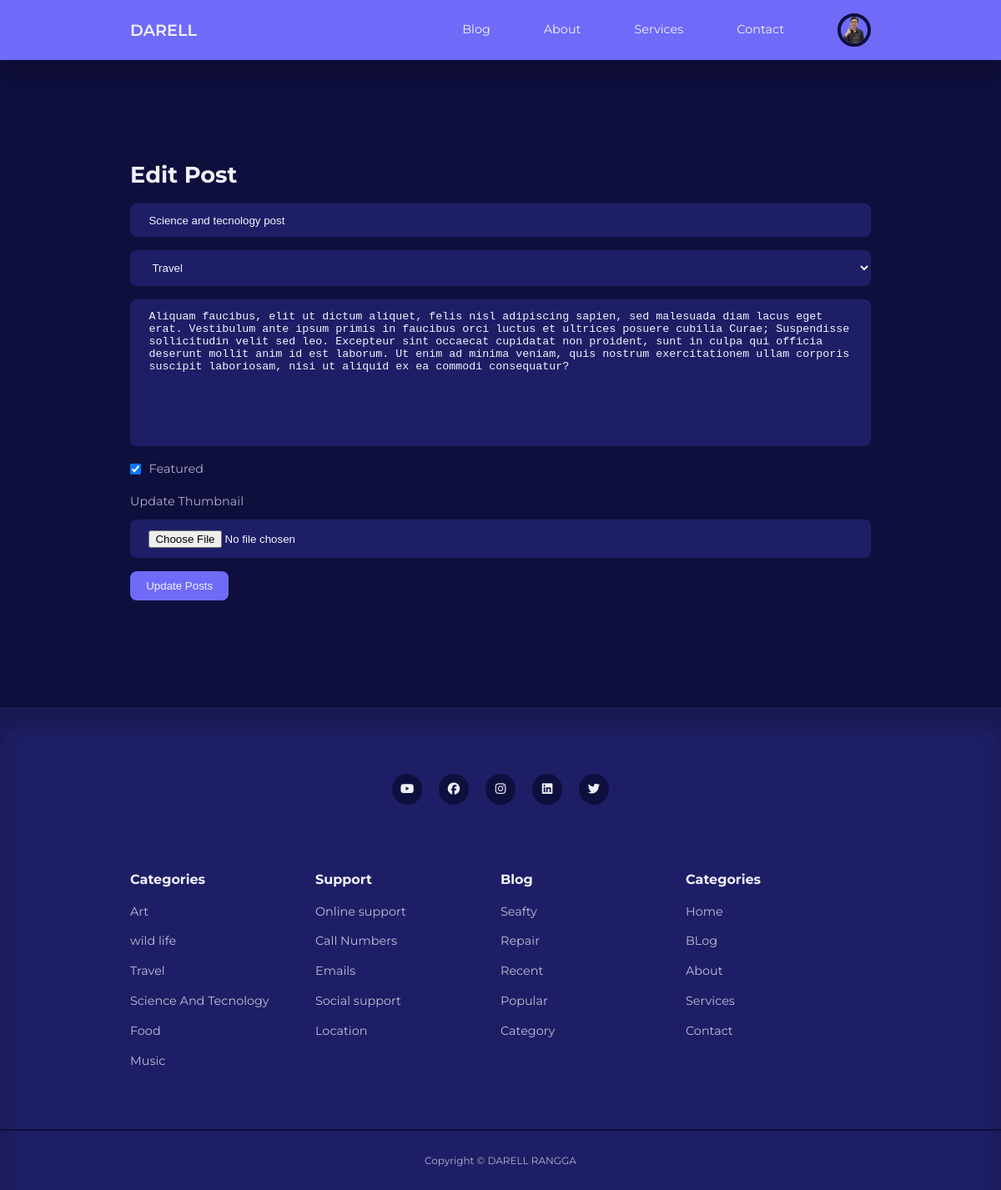
Screenshot of /admin/edit-posts.php?id=14 (signed in) with the database file from the repository.
### tables this page shows
CREATE TABLE `users` (
  `id` int UNSIGNED NOT NULL,
  `firstname` varchar(50) NOT NULL,
  `lastname` varchar(50) NOT NULL,
  `username` varchar(50) NOT NULL,
  `email` varchar(100) NOT NULL,
  `password` varchar(255) NOT NULL,
  `avatar` varchar(255) NOT NULL,
  `is_admin` tinyint(1) NOT NULL
);

CREATE TABLE `posts` (
  `id` int NOT NULL,
  `title` varchar(255) NOT NULL,
  `body` text NOT NULL,
  `thumbnail` varchar(255) NOT NULL,
  `date_time` timestamp NOT NULL DEFAULT CURRENT_TIMESTAMP,
  `category_id` int UNSIGNED DEFAULT NULL,
  `author_id` int UNSIGNED NOT NULL,
  `is_featured` tinyint(1) NOT NULL
);

### admin/partials/header.php (called while the page is built, shortened)
<?php
require "../partials/header.php";

### admin/edit-posts.php (the view, shortened to what this page needs)
<?php
include "partials/header.php";
$category_query = "SELECT * FROM categories";
$categories = mysqli_query($conn, $category_query);
if (isset($_GET['id'])) {
  $id = filter_var($_GET['id'], FILTER_SANITIZE_NUMBER_INT);
  $query = "SELECT * FROM posts WHERE id=$id";
  $posts = mysqli_query($conn, $query);
  $post = mysqli_fetch_assoc($posts);
} else {
  header('location:' . ROOT_URL . 'admin/');
  die();
}
?>
<section class="form-section">
  <div class="container form-section-container">
    <h2>Edit Post</h2>
    <form action="<?= ROOT_URL; ?>admin/edit-post-logic.php" enctype="multipart/form-data" method="post">
      <input type="text" name="title" value="<?= $post["title"]; ?>" placeholder="Title" />
      <select name="category">
        <?php while ($category = mysqli_fetch_assoc($categories)) : ?>
          <option value="<?= $category['id'] ?>"><?= $category['title'] ?></option>
        <?php endwhile ?>
      </select>
      <textarea rows="10" name="body" placeholder="Body"><?= $post["body"]; ?></textarea>
      <div class="form-control inline">
        <input type="checkbox" name="is_featured" value="1" id="is_featured" checked />
        <label for="is_featured">Featured</label>
      </div>
      <div class="form-control">
        <label for="thumbnail">Update Thumbnail</label>
        <input type="file" name="thumbnail" id="thumbnail" />
      </div>
      <button type="submit" name="submit" class="btn">Update Posts</button>
    </form>
  </div>
</section>
<?php
include "../partials/footer.php"
?>

### partials/header.php (shortened to what this page needs)
<?php
require "config/database.php";
if (isset($_SESSION['user-id'])) {
    $id = filter_var($_SESSION['user-id'], FILTER_SANITIZE_NUMBER_INT);
    $query = "SELECT avatar FROM users WHERE id = $id";
    $result = mysqli_query($conn, $query);
    $avatar = mysqli_fetch_assoc($result);
}
?>
<!DOCTYPE html>
<html lang="en">
<head>
    <link rel="stylesheet" href="<?= ROOT_URL; ?>dist/style.css" />
    <link
        rel="stylesheet"
        href="https://cdnjs.cloudflare.com/ajax/libs/font-awesome/6.7.2/css/all.min.css"
 />
    <link
        rel="stylesheet"
        href="https://unicons.iconscout.com/release/v4.0.8/css/line.css" />
</head>
<body>
    <nav>
        <div class="container nav-container">
            <a href="<?= ROOT_URL; ?>" class="nav-logo">DARELL</a>
            <ul class="nav-items">
                <li><a href="<?= ROOT_URL ?>blog.php">Blog</a></li>
                <li><a href="<?= ROOT_URL ?>about.php">About</a></li>
                <li><a href="<?= ROOT_URL ?>services.php">Services</a></li>
                <li><a href="<?= ROOT_URL ?>contact.php">Contact</a></li>
                <?php if (isset($_SESSION['user-id'])) : ?>
                    <li class="nav-profile">
                        <div class="avatar">
                            <img src="<?= ROOT_URL . 'images/' . $avatar['avatar'] ?>" />
                        </div>
                    </li>
                <?php else : ?>
                    <li><a href="signin.php">Sign In</a></li>
                <?php endif ?>
            </ul>
        </div>
    </nav>

### rows the page displays
users: avatar (picture)
posts: title "Science and tecnology post", body "Aliquam faucibus, elit ut dictum aliquet, felis nisl adipiscing sapien, sed malesuada diam lacus eget erat. Vestibulum ante ipsum primis in faucibus orci luctus et ultrices posuere cubilia Curae; Suspendisse sollicitudin velit sed leo. Excepteur sint occaecat cupidatat non proident, sunt in culpa qui officia deserunt mollit anim id est laborum. Ut enim ad minima veniam, quis nostrum exercitationem ullam corporis suscipit laboriosam, nisi ut aliquid ex ea commodi consequatur?"

### other values shown
form field category "Travel"
